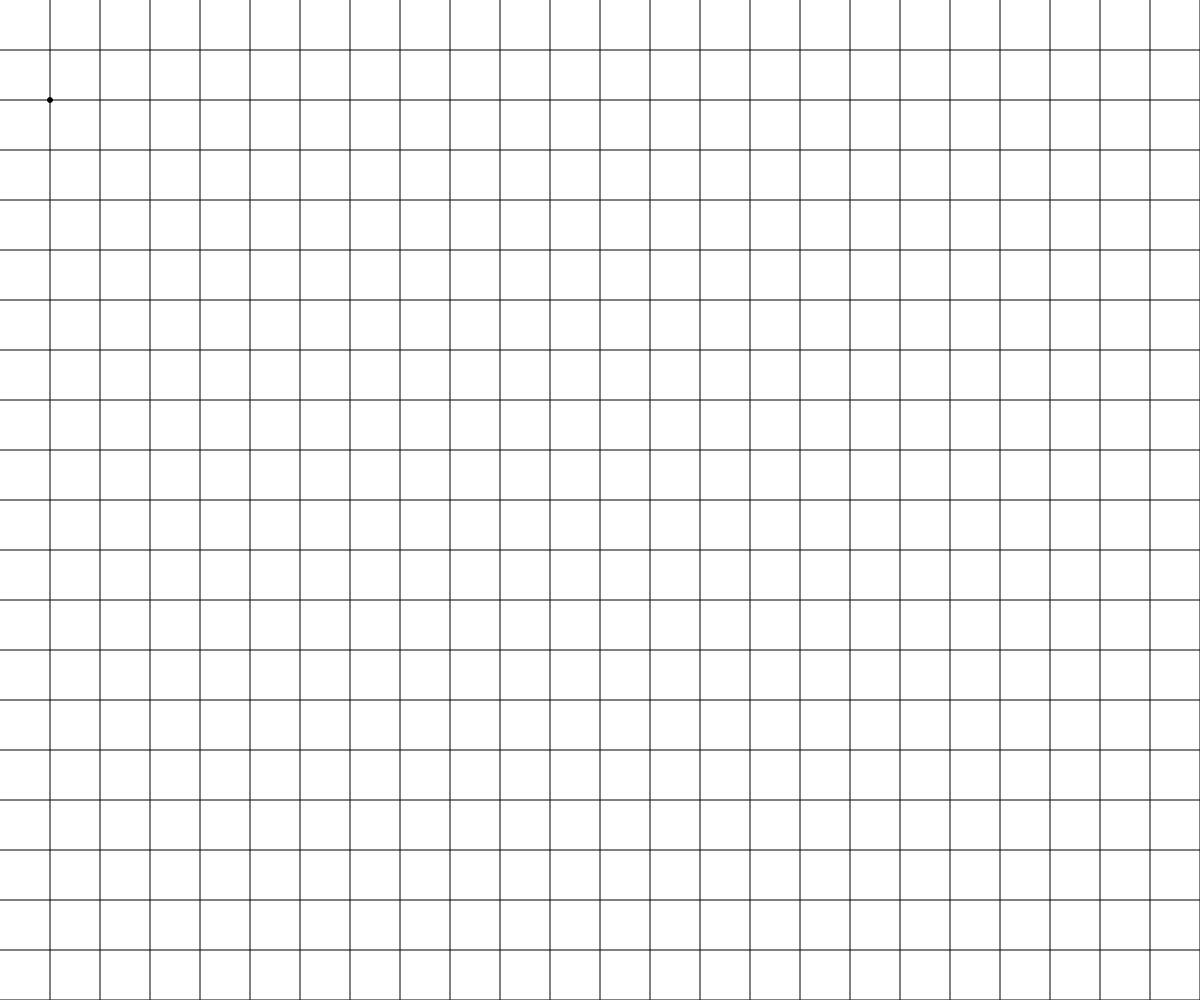
Frame 1 (no input)
Frame 60 (no input): identical to frame 1, image omitted
Frame 120 (the mouse pressed at the canvas centre since frame 60): identical to frame 1, image omitted

The p5.js sketch that drew this single still picture (run headless with seeded random() and noise() and a simulated clock; from frame 60 on, the mouse is pressed at the canvas centre):

// p5.js sketch
// ── sketch.js
var x = 50;
var y = 50;

function setup() {
  createCanvas(windowWidth, windowHeight);
	background(255);
	drawSheet();
	aplot(1, 2);
}

function draw() {

}

function drawSheet() {
  for (; x <= width; x += 50) {
    fill(0);
    line(x, 0, x, height);
  }
  for (; y <= height; y += 50) {
    fill(0);
    line(0, y, width, y);
  }
	console.log('sheet drawn');
}

function aplot(i, j) {
  var x1 = i * 50;
  var y1 = j * 50;
  fill(0);
  ellipse(x1, y1, 5, 5);
  console.log('ellipse drawn');
}
